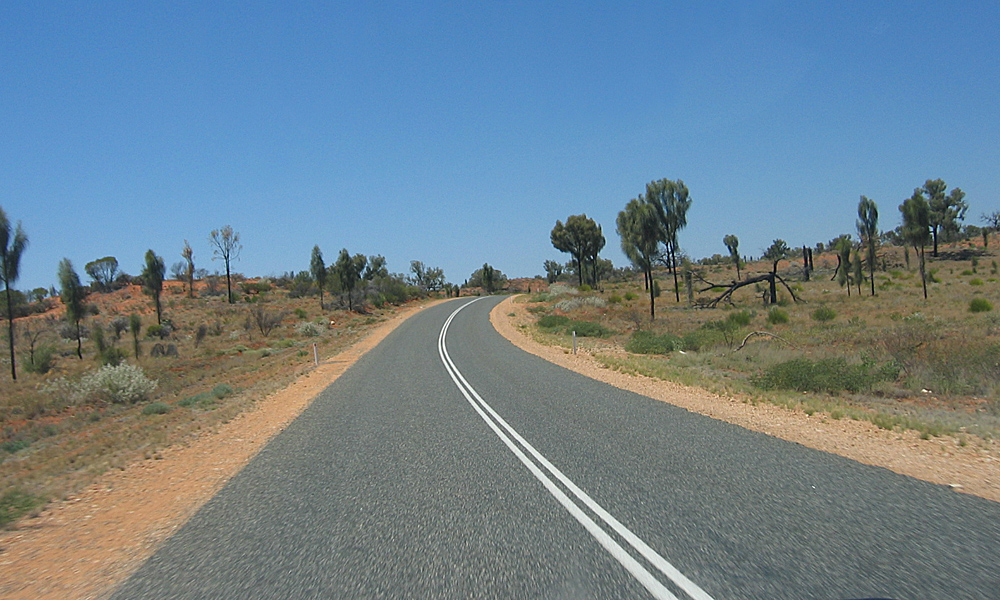
#> input picture road.png, 1000 x 600 px
$ python Probabilistic_Hough_Line_Transofrm_openCV.py
#> lines starting #> are read from the running program, lines starting #| are printed output that depends on the picture; after the words box and inside, x2 and y2 are one past the last pixel; in counts of white or black regions, pixels touching at a corner belong together
import cv2 as cv
import numpy as np

img = cv.imread('road.png')
#> img is the input picture: shape (600, 1000, 3); mean B, G, R 142.1, 130.4, 110.5
gray = cv.cvtColor(img, cv.COLOR_BGR2GRAY)
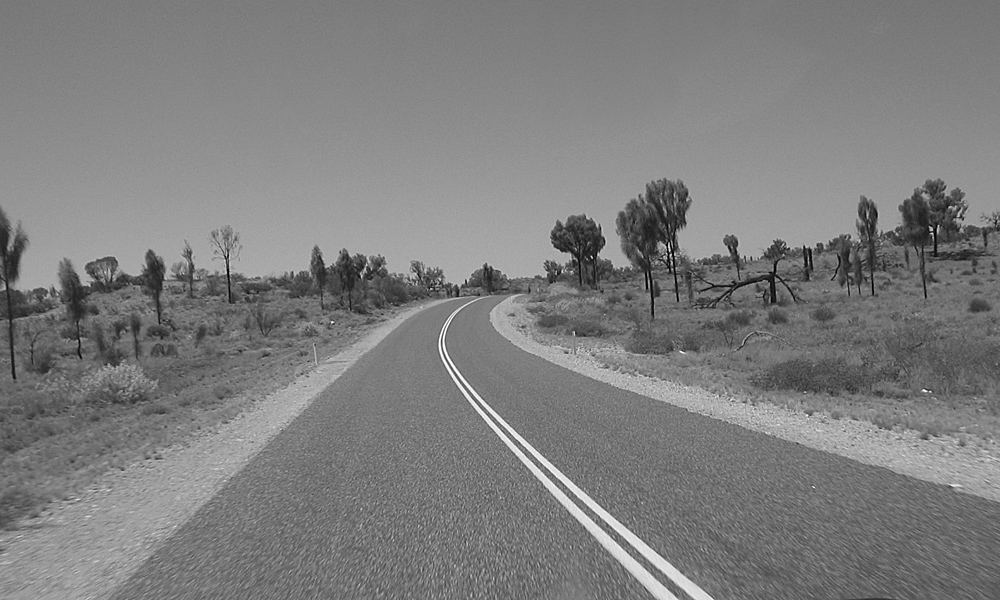
#> gray: shape (600, 1000); min 0, max 255, mean 125.8
edge = cv.Canny(gray, 240, 250, apertureSize=3)
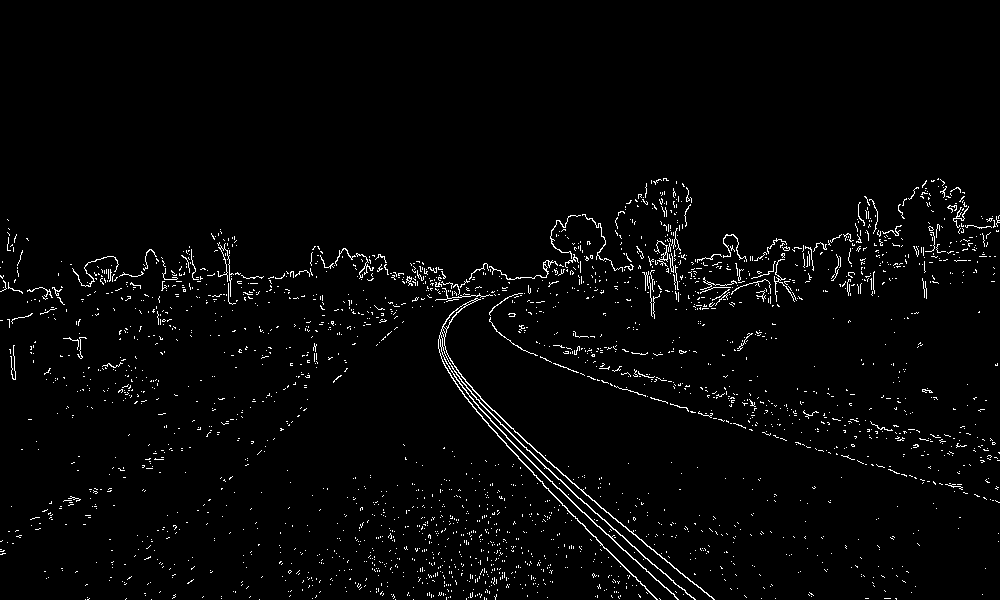
#> edge: shape (600, 1000); 2.3% white in thin lines or dots, all inside (x1, y1, x2, y2) = (0, 178, 1000, 600)
cv.imshow("Canny", edge)
lines = cv.HoughLinesP(edge, 1, np.pi / 180, 100, minLineLength=100, maxLineGap=10)
#> lines = [[506, 445, 628, 571], [542, 464, 675, 584], [536, 451, 694, 584], [560, 489, 677, 599], [638, 394, 751, 429], [562, 474, 680, 573]]

for line in lines:
    x1, y1, x2, y2 = line[0]
    cv.line(img, (x1, y1), (x2, y2), (0, 255, 0), 2)
#> this loop made 6 passes
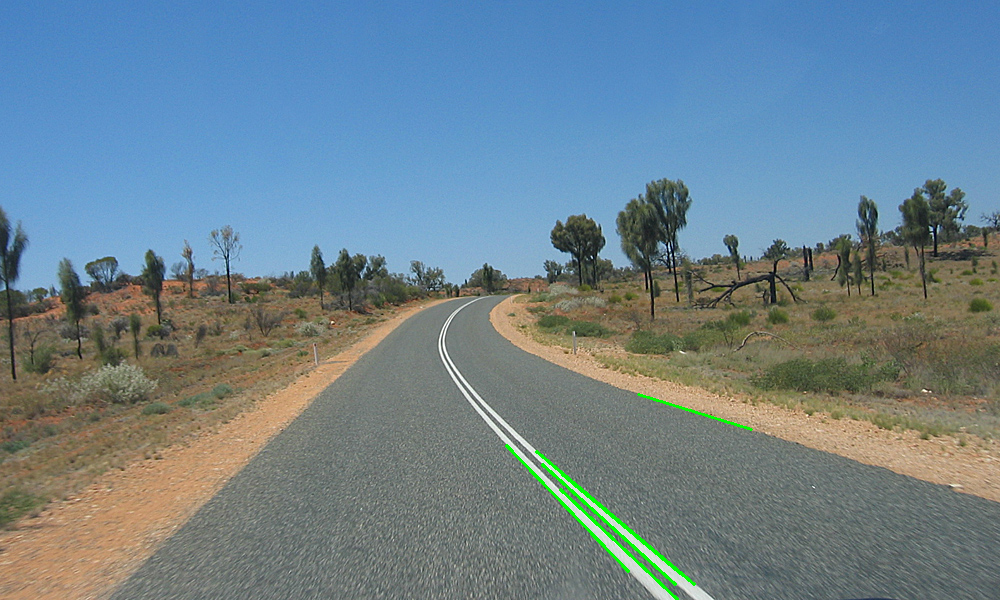
#> img: shape (600, 1000, 3); 0.46% of pixels changed, all inside (x1, y1, x2, y2) = (505, 393, 753, 600)

cv.imshow("Image", img)
cv.waitKey(0)
cv.destroyAllWindows()

$ run again, with baboon.jpg saved as road.png
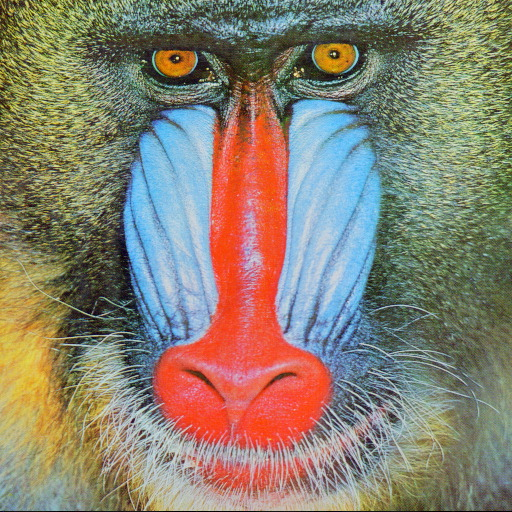
#> input picture baboon.jpg, 512 x 512 px
#> img is the input picture: shape (512, 512, 3); mean B, G, R 112.9, 129.1, 137.1
#> `edge = cv.Canny(gray, 240, 250, apertureSize=3)`:
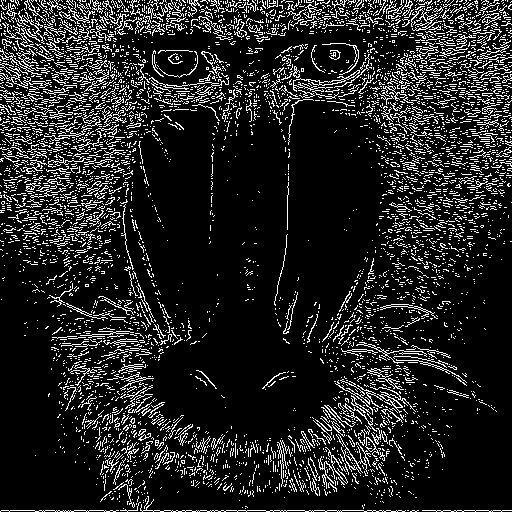
#> edge: shape (512, 512); 13.8% white in thin lines or dots
#> lines = 119 rows, first 6: [1, 510, 511, 510], [328, 1, 511, 1], [1, 26, 246, 22], [2, 67, 182, 85], [68, 118, 174, 103], [85, 90, 249, 92]
#> the loop `for line in lines:` made 119 passes
#> after the loop `for line in lines:`:
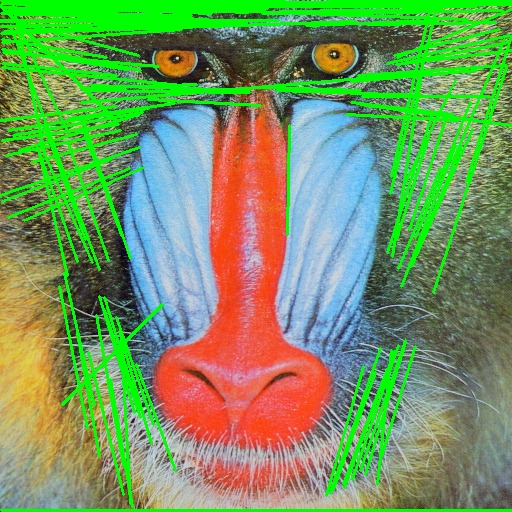
#> img: shape (512, 512, 3); 16.77% of pixels changed, all inside (x1, y1, x2, y2) = (0, 0, 512, 512)
